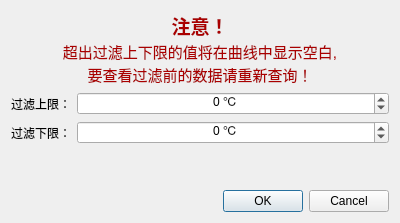
<?xml version="1.0" encoding="UTF-8"?>
<ui version="4.0">
 <class>FilterDlg</class>
 <widget class="QDialog" name="FilterDlg">
  <property name="geometry">
   <rect>
    <x>0</x>
    <y>0</y>
    <width>400</width>
    <height>223</height>
   </rect>
  </property>
  <property name="windowTitle">
   <string>曲线过滤</string>
  </property>
  <layout class="QVBoxLayout" name="verticalLayout">
   <item>
    <widget class="QLabel" name="label_3">
     <property name="text">
      <string>&lt;!DOCTYPE HTML PUBLIC &quot;-//W3C//DTD HTML 4.0//EN&quot; &quot;http://www.w3.org/TR/REC-html40/strict.dtd&quot;&gt;
&lt;html&gt;&lt;head&gt;&lt;meta name=&quot;qrichtext&quot; content=&quot;1&quot; /&gt;&lt;style type=&quot;text/css&quot;&gt;
p, li { white-space: pre-wrap; }
&lt;/style&gt;&lt;/head&gt;&lt;body style=&quot; font-family:'宋体'; font-size:9pt; font-weight:400; font-style:normal;&quot;&gt;
&lt;p align=&quot;center&quot; style=&quot; margin-top:0px; margin-bottom:0px; margin-left:0px; margin-right:0px; -qt-block-indent:0; text-indent:0px;&quot;&gt;&lt;span style=&quot; font-size:14pt; font-weight:600; color:#aa0000;&quot;&gt;注意！&lt;/span&gt;&lt;/p&gt;
&lt;p align=&quot;center&quot; style=&quot; margin-top:0px; margin-bottom:0px; margin-left:0px; margin-right:0px; -qt-block-indent:0; text-indent:0px;&quot;&gt;&lt;span style=&quot; font-size:11pt; color:#aa0000;&quot;&gt;超出过滤上下限的值将在曲线中显示空白,&lt;/span&gt;&lt;/p&gt;
&lt;p align=&quot;center&quot; style=&quot; margin-top:0px; margin-bottom:0px; margin-left:0px; margin-right:0px; -qt-block-indent:0; text-indent:0px;&quot;&gt;&lt;span style=&quot; font-size:11pt; color:#aa0000;&quot;&gt;要查看过滤前的数据请重新查询！&lt;/span&gt;&lt;/p&gt;&lt;/body&gt;&lt;/html&gt;</string>
     </property>
    </widget>
   </item>
   <item>
    <layout class="QHBoxLayout" name="horizontalLayout">
     <item>
      <layout class="QFormLayout" name="formLayout">
       <item row="0" column="0">
        <widget class="QLabel" name="label">
         <property name="text">
          <string>过滤上限：</string>
         </property>
        </widget>
       </item>
       <item row="0" column="1">
        <widget class="QSpinBox" name="spin_hig">
         <property name="alignment">
          <set>Qt::AlignCenter</set>
         </property>
         <property name="buttonSymbols">
          <enum>QAbstractSpinBox::UpDownArrows</enum>
         </property>
         <property name="suffix">
          <string> ℃</string>
         </property>
         <property name="minimum">
          <number>-1000</number>
         </property>
         <property name="maximum">
          <number>1000</number>
         </property>
        </widget>
       </item>
       <item row="1" column="0">
        <widget class="QLabel" name="label_2">
         <property name="text">
          <string>过滤下限：</string>
         </property>
        </widget>
       </item>
       <item row="1" column="1">
        <widget class="QSpinBox" name="spin_low">
         <property name="alignment">
          <set>Qt::AlignCenter</set>
         </property>
         <property name="suffix">
          <string> ℃</string>
         </property>
         <property name="minimum">
          <number>-1000</number>
         </property>
         <property name="maximum">
          <number>1000</number>
         </property>
        </widget>
       </item>
      </layout>
     </item>
    </layout>
   </item>
   <item>
    <spacer name="verticalSpacer">
     <property name="orientation">
      <enum>Qt::Vertical</enum>
     </property>
     <property name="sizeHint" stdset="0">
      <size>
       <width>20</width>
       <height>38</height>
      </size>
     </property>
    </spacer>
   </item>
   <item>
    <widget class="QDialogButtonBox" name="buttonBox">
     <property name="orientation">
      <enum>Qt::Horizontal</enum>
     </property>
     <property name="standardButtons">
      <set>QDialogButtonBox::Cancel|QDialogButtonBox::Ok</set>
     </property>
    </widget>
   </item>
  </layout>
 </widget>
 <resources/>
 <connections>
  <connection>
   <sender>buttonBox</sender>
   <signal>accepted()</signal>
   <receiver>FilterDlg</receiver>
   <slot>accept()</slot>
   <hints>
    <hint type="sourcelabel">
     <x>248</x>
     <y>254</y>
    </hint>
    <hint type="destinationlabel">
     <x>157</x>
     <y>274</y>
    </hint>
   </hints>
  </connection>
  <connection>
   <sender>buttonBox</sender>
   <signal>rejected()</signal>
   <receiver>FilterDlg</receiver>
   <slot>reject()</slot>
   <hints>
    <hint type="sourcelabel">
     <x>316</x>
     <y>260</y>
    </hint>
    <hint type="destinationlabel">
     <x>286</x>
     <y>274</y>
    </hint>
   </hints>
  </connection>
 </connections>
</ui>
